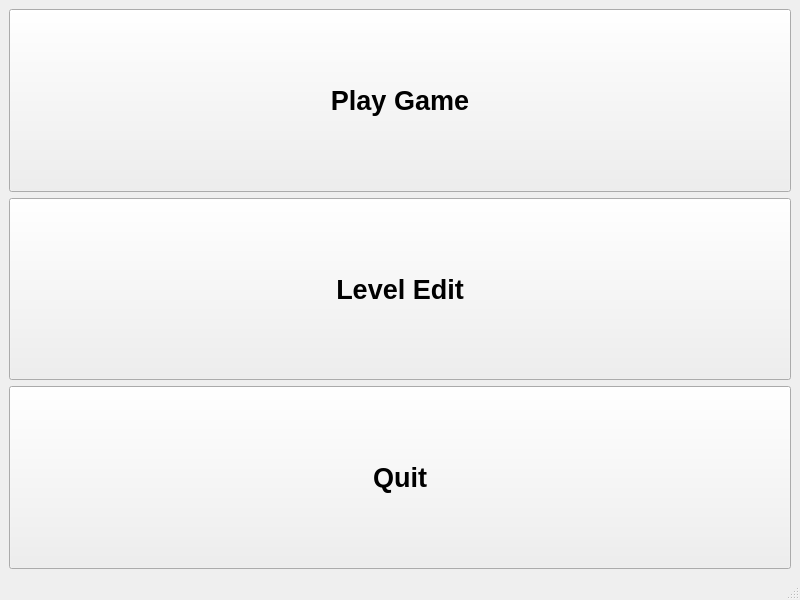
<?xml version="1.0" encoding="UTF-8"?>
<ui version="4.0">
 <class>MenuWindow</class>
 <widget class="QMainWindow" name="MenuWindow">
  <property name="geometry">
   <rect>
    <x>0</x>
    <y>0</y>
    <width>800</width>
    <height>600</height>
   </rect>
  </property>
  <property name="windowTitle">
   <string>MenuWindow</string>
  </property>
  <widget class="QWidget" name="centralwidget">
   <layout class="QVBoxLayout" name="verticalLayout">
    <item>
     <widget class="QPushButton" name="buttonPlay">
      <property name="sizePolicy">
       <sizepolicy hsizetype="Minimum" vsizetype="Minimum">
        <horstretch>0</horstretch>
        <verstretch>0</verstretch>
       </sizepolicy>
      </property>
      <property name="font">
       <font>
        <pointsize>20</pointsize>
        <weight>75</weight>
        <bold>true</bold>
       </font>
      </property>
      <property name="text">
       <string>Play Game</string>
      </property>
     </widget>
    </item>
    <item>
     <widget class="QPushButton" name="buttonEditLevel">
      <property name="sizePolicy">
       <sizepolicy hsizetype="Minimum" vsizetype="Minimum">
        <horstretch>0</horstretch>
        <verstretch>0</verstretch>
       </sizepolicy>
      </property>
      <property name="font">
       <font>
        <pointsize>20</pointsize>
        <weight>75</weight>
        <bold>true</bold>
       </font>
      </property>
      <property name="text">
       <string>Level Edit</string>
      </property>
     </widget>
    </item>
    <item>
     <widget class="QPushButton" name="buttonQuit">
      <property name="sizePolicy">
       <sizepolicy hsizetype="Minimum" vsizetype="Minimum">
        <horstretch>0</horstretch>
        <verstretch>0</verstretch>
       </sizepolicy>
      </property>
      <property name="font">
       <font>
        <pointsize>20</pointsize>
        <weight>75</weight>
        <bold>true</bold>
       </font>
      </property>
      <property name="text">
       <string>Quit</string>
      </property>
     </widget>
    </item>
   </layout>
  </widget>
  <widget class="QMenuBar" name="menubar">
   <property name="geometry">
    <rect>
     <x>0</x>
     <y>0</y>
     <width>800</width>
     <height>25</height>
    </rect>
   </property>
  </widget>
  <widget class="QStatusBar" name="statusbar"/>
 </widget>
 <resources/>
 <connections/>
</ui>
